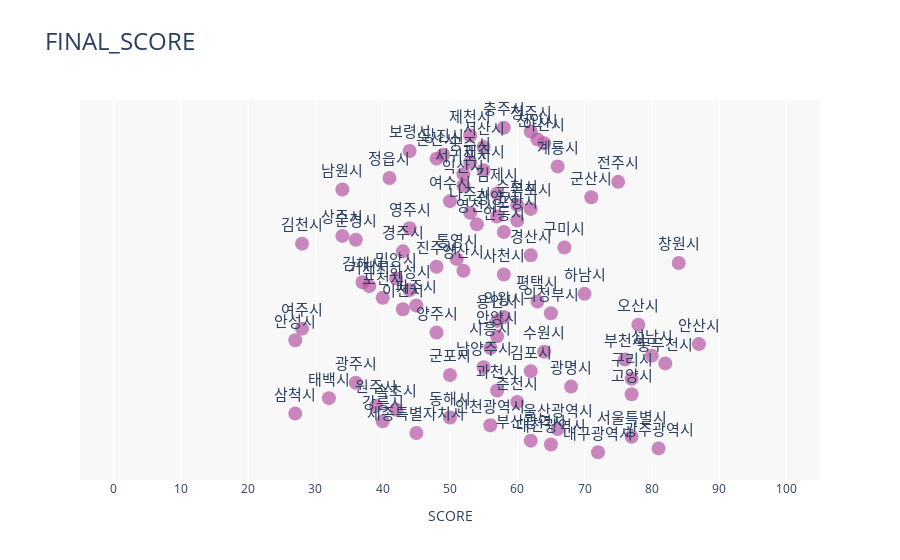

Notebook code cell kept with this figure:
### Markdown cell above
## 도시의 최종 점수(5가지 지표 합산값)

### Code cell
# 최종 점수
create_scatter_plot(ps, 'Final_Score', 'rgba(180, 85, 162, 0.7)')

### Figure 1 — Plotly figure (JSON) as saved in the notebook; plotly's stock layout.template omitted (floating-point values rounded to 4 significant figures)
{"data": [{"hovertemplate": "<b>%{text}</b><br>Final_Score: %{x}<extra></extra>", "legendgroup": "", "marker": {"color": "rgba(180, 85, 162, 0.7)", "size": 14, "symbol": "circle"}, "mode": "markers+text", "name": "", "orientation": "h", "showlegend": false, "text": ["대구광역시", "광주광역시", "대전광역시", "부산광역시", "서울특별시", "세종특별자치시", "울산광역시", "인천광역시", "강릉시", "동해시", "삼척시", "속초시", "원주시", "춘천시", "태백시", "고양시", "과천시", "광명시", "광주시", "구리시", "군포시", "김포시", "남양주시", "동두천시", "부천시", "성남시", "수원시", "시흥시", "안산시", "안성시", "안양시", "양주시", "여주시", "오산시", "용인시", "의왕시", "의정부시", "이천시", "파주시", "평택시", "포천시", "하남시", "화성시", "거제시", "김해시", "밀양시", "사천시", "양산시", "진주시", "창원시", "통영시", "경산시", "경주시", "구미시", "김천시", "문경시", "상주시", "안동시", "영주시", "영천시", "포항시", "광양시", "나주시", "목포시", "순천시", "여수시", "군산시", "김제시", "남원시", "익산시", "전주시", "정읍시", "서귀포시", "제주시", "계룡시", "공주시", "논산시", "당진시", "보령시", "서산시", "아산시", "천안시", "제천시", "청주시", "충주시"], "textfont": {"size": 15}, "textposition": "top center", "type": "scatter", "x": [72, 81, 65, 62, 77, 45, 66, 56, 40, 50, 27, 42, 39, 60, 32, 77, 57, 68, 36, 77, 50, 62, 55, 82, 76, 80, 64, 56, 87, 27, 57, 48, 28, 78, 57, 58, 65, 43, 45, 63, 40, 70, 44, 38, 37, 42, 58, 52, 48, 84, 51, 62, 43, 67, 28, 36, 34, 58, 44, 54, 60, 57, 53, 62, 60, 50, 71, 57, 34, 52, 75, 41, 52, 55, 66, 53, 48, 49, 44, 55, 64, 63, 53, 62, 58], "xaxis": "x", "y": [0, 1, 2, 3, 4, 5, 6, 7, 8, 9, 10, 11, 12, 13, 14, 15, 16, 17, 18, 19, 20, 21, 22, 23, 24, 25, 26, 27, 28, 29, 30, 31, 32, 33, 34, 35, 36, 37, 38, 39, 40, 41, 42, 43, 44, 45, 46, 47, 48, 49, 50, 51, 52, 53, 54, 55, 56, 57, 58, 59, 60, 61, 62, 63, 64, 65, 66, 67, 68, 69, 70, 71, 72, 73, 74, 75, 76, 77, 78, 79, 80, 81, 82, 83, 84], "yaxis": "y"}], "layout": {"legend": {"tracegroupgap": 0}, "plot_bgcolor": "rgba(242, 242, 242, 0.5)", "title": {"font": {"size": 24}, "text": "FINAL_SCORE"}, "xaxis": {"anchor": "y", "domain": [0, 1], "dtick": 10, "range": [-5, 105], "tick0": 0, "tickmode": "linear", "title": {"text": "SCORE"}}, "yaxis": {"anchor": "x", "domain": [0, 1], "title": {"text": "index"}, "visible": false}}}
